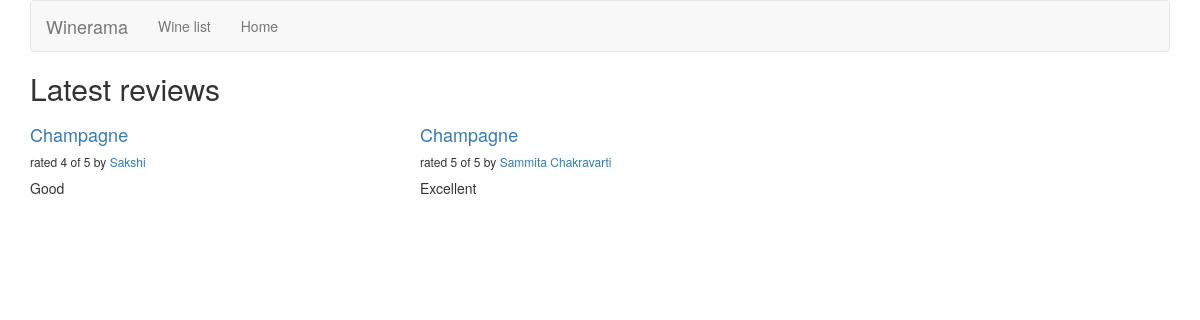
Before: / with the older database file.
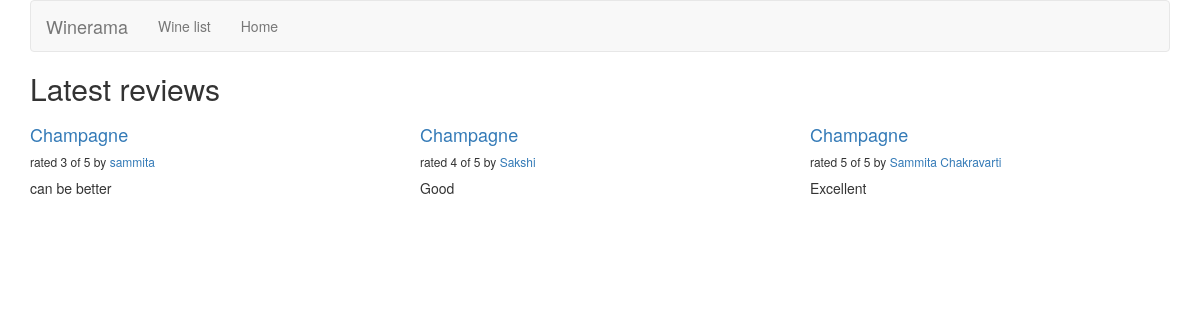
After: the same page with the newer database file.
### reviews/models.py (models this page shows, shortened)
class Review(models.Model):
    RATING_CHOICES = (
        (1, '1'),
        (2, '2'),
        (3, '3'),
        (4, '4'),
        (5, '5'),
    )
    wine = models.ForeignKey(Wine)
    pub_date = models.DateTimeField('date published')
    user_name = models.CharField(max_length=100)
    comment = models.CharField(max_length=200)
    rating = models.IntegerField(choices=RATING_CHOICES)

class Wine(models.Model):
    name = models.CharField(max_length=200)

### reviews/views.py (the view)
# urls.py: url(r'^$', views.review_list, name='review_list'),
def review_list(request):
    latest_review_list = Review.objects.order_by('-pub_date')[:9]
    context = {'latest_review_list': latest_review_list}
    return render(request, 'reviews/review_list.html', context)

### templates/reviews/review_list.html
{% extends 'reviews/base.html' %}
{% block title %}
<h2>Latest reviews</h2>
{% endblock %}
{% block content %}
{% if latest_review_list %}
<div class="row">
    {% for review in latest_review_list %}
    <div class="col-xs-6 col-lg-4">
        <h4><a href="{% url 'reviews:review_detail' review.id %}">
        {{ review.wine.name }}
        </a></h4>
        <h6>rated {{ review.rating }} of 5 by <a href="{% url 'reviews:user_review_list' review.user_name %}" >{{ review.user_name }}</a></h6>
        <p>{{ review.comment }}</p>
    </div>
    {% endfor %}
</div>
{% else %}
<p>No reviews are available.</p>
{% endif %}
{% endblock %}

### templates/reviews/base.html (shortened to what this page needs)
{% load bootstrap3 %}
{% bootstrap_css %}
{% block bootstrap3_content %}
<div class="container">
    <nav  class="navbar navbar-default">
        <div class="navbar-header">
            <a class="navbar-brand" href="{% url 'reviews:review_list' %}">Winerama</a>
        </div>
        <div id="navbar" class="navbar-collapse collapse">
            <ul class="nav navbar-nav">
                <li><a href="{% url 'reviews:wine_list' %}">Wine list</a></li>
                <li><a href="{% url 'reviews:review_list' %}">Home</a></li>
            </ul>
        </div>
    </nav>
    <h1>{% block title %}(no title){% endblock %}</h1>
    {% block content %}(no content){% endblock %}
</div>
{% endblock %}

Changed rows visible on the page:
added Review: wine.name "Champagne", rating "3", user_name "sammita", comment "can be better"
